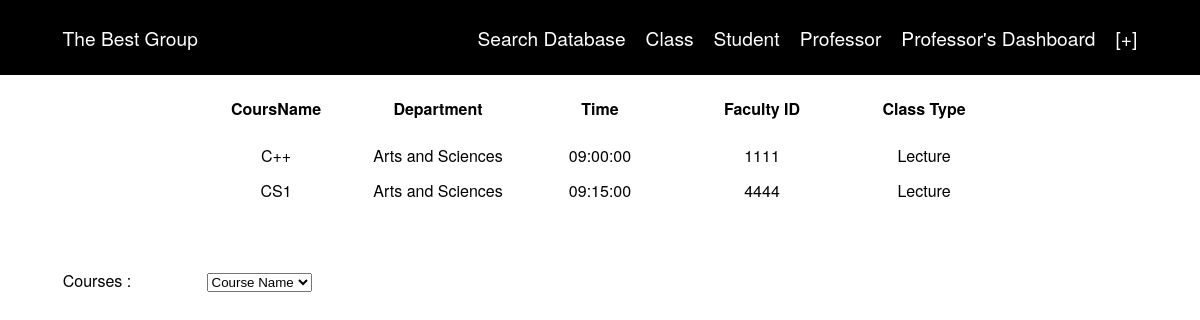
/enrollinclass.php, run on the app's committed database.
### tables this page shows
CREATE TABLE IF NOT EXISTS `Course` (
  `CourseName` varchar(20) NOT NULL,
  `Department` varchar(20) DEFAULT NULL,
  `Time` time DEFAULT NULL,
  `FID` int(11) DEFAULT NULL,
  `Class_Type` set('Online','Lecture') DEFAULT NULL,
  PRIMARY KEY (`CourseName`),
  KEY `FID` (`FID`)
);

### enrollinclass.php (the view, shortened to what this page needs)
    <!DOCTYPE HTML>
    <html>
    <head>
		<link href="style.css" rel="stylesheet" type="text/css">
    </head>
		<header class="main-header">
			<p class="name">The Best Group</p>
			<ul class="nav">
				<li><a href="index.php">Search Database</a></li>
				<li><div class="dropdown">
  						Class
					</div></li>
				<li><div class="dropdown">
  						Student
					</div></li>
				<li><div class="dropdown">
  						Professor
					</div></li>
				<li><div class="dropdown">
  						Professor's Dashboard
					</div></li>
				<li><a href="data.php">[+]</a></li>
			</ul>
		</header>
		<body>
<?php
	$mysqli = new mysqli('localhost','root','','Project_Schema');
	$resultClasses = $mysqli->query("SELECT * FROM Course");
?>
      <table align="center">
       <tr>
		   <td><b>CoursName</b></td><td><b>Department</b></td><td><b>Time</b></td><td><b>Faculty ID</b></td><td><b>Class Type</b></td>
		  </tr>
		  <tr>
		  <td>
			  <?php
			  while($rows = $resultClasses->fetch_assoc()){
				  $course = $rows['CourseName'];
				  $dept = $rows['Department'];
				  $time = $rows['Time'];
				  $faculty = $rows['FID'];
				  $classtype = $rows['Class_Type'];
				  echo "<tr><td>$course</td><td>$dept</td><td>$time</td><td>$faculty</td><td>$classtype</td></tr>";
			  }
			  ?>
			  </td>
		  </tr>
		  </table>
		<br>
		<table>
			<tr><td>Courses : </td>
	   <td>
			<select name="course">
			<option selected hidden value="">Course Name</option>
		   </select>
			</td>
	   </tr>
			</table>
    </body>
    </html>

### style.css (style rules this page uses)
* { box-sizing: border-box; }
header { font-size: 1.2em; height: 75px; color: white; padding-left: 3em; padding-right: 3em; }
body { width: 100%; margin: 0; text-align: center; font-family:Gotham, "Helvetica Neue", Helvetica, Arial, "sans-serif"; }
ul { list-style: none; }
a { text-decoration: none; }
table { padding: 15px; text-align: center; align-content: center; align-self: center; }
tr, th { padding: 15px; }
td { padding: 5px; width: 10em; }
a:link { color: white; }
.main-header { background: black; color: white; }
.name { padding: 5px; }
.nav li { list-style: none; padding: 5px; padding-left: 15px; }
.dropdown { position: relative; display: inline-block; }
@media (min-width: 789px) { .name { float: left; } }
@media (min-width: 789px) { .nav { float: right; } }
@media (min-width: 789px) { .nav li { float: left; } }

### data on the page
course: CourseName "C++", Department "Arts and Sciences", Time "09:00:00", FID "1111", Class_Type "Lecture"
course: CourseName "CS1", Department "Arts and Sciences", Time "09:15:00", FID "4444", Class_Type "Lecture"
